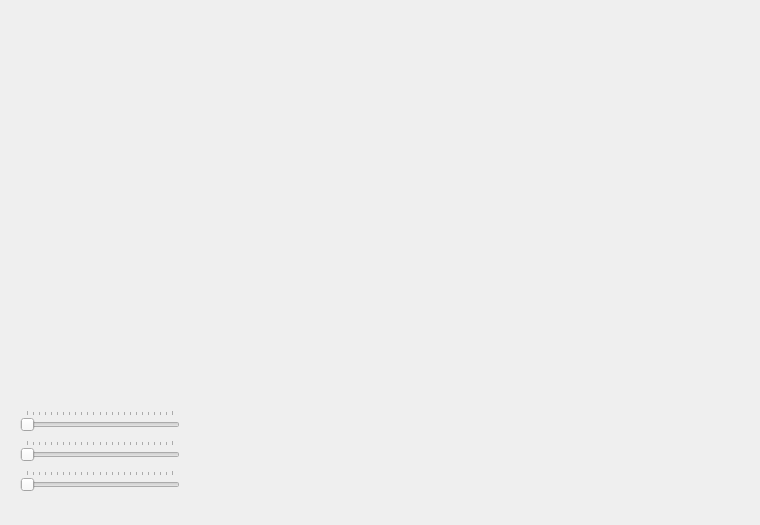
<?xml version="1.0" encoding="UTF-8"?>
<ui version="4.0">
 <class>Window</class>
 <widget class="QWidget" name="Window">
  <property name="geometry">
   <rect>
    <x>0</x>
    <y>0</y>
    <width>760</width>
    <height>525</height>
   </rect>
  </property>
  <property name="windowTitle">
   <string>Window</string>
  </property>
  <widget class="MyGLWidget" name="myGLWidget" native="true">
   <property name="geometry">
    <rect>
     <x>10</x>
     <y>20</y>
     <width>591</width>
     <height>371</height>
    </rect>
   </property>
  </widget>
  <widget class="QSlider" name="rotXSlider">
   <property name="geometry">
    <rect>
     <x>20</x>
     <y>410</y>
     <width>160</width>
     <height>22</height>
    </rect>
   </property>
   <property name="maximum">
    <number>360</number>
   </property>
   <property name="singleStep">
    <number>16</number>
   </property>
   <property name="pageStep">
    <number>15</number>
   </property>
   <property name="orientation">
    <enum>Qt::Horizontal</enum>
   </property>
   <property name="tickPosition">
    <enum>QSlider::TicksAbove</enum>
   </property>
   <property name="tickInterval">
    <number>15</number>
   </property>
  </widget>
  <widget class="QSlider" name="rotYSlider">
   <property name="geometry">
    <rect>
     <x>20</x>
     <y>440</y>
     <width>160</width>
     <height>22</height>
    </rect>
   </property>
   <property name="maximum">
    <number>360</number>
   </property>
   <property name="singleStep">
    <number>16</number>
   </property>
   <property name="pageStep">
    <number>15</number>
   </property>
   <property name="orientation">
    <enum>Qt::Horizontal</enum>
   </property>
   <property name="tickPosition">
    <enum>QSlider::TicksAbove</enum>
   </property>
   <property name="tickInterval">
    <number>15</number>
   </property>
  </widget>
  <widget class="QSlider" name="rotZSlider">
   <property name="geometry">
    <rect>
     <x>20</x>
     <y>470</y>
     <width>160</width>
     <height>22</height>
    </rect>
   </property>
   <property name="maximum">
    <number>360</number>
   </property>
   <property name="singleStep">
    <number>16</number>
   </property>
   <property name="pageStep">
    <number>15</number>
   </property>
   <property name="orientation">
    <enum>Qt::Horizontal</enum>
   </property>
   <property name="tickPosition">
    <enum>QSlider::TicksAbove</enum>
   </property>
   <property name="tickInterval">
    <number>15</number>
   </property>
  </widget>
 </widget>
 <layoutdefault spacing="6" margin="11"/>
 <customwidgets>
  <customwidget>
   <class>MyGLWidget</class>
   <extends>QWidget</extends>
   <header>myglwidget.h</header>
   <container>1</container>
  </customwidget>
 </customwidgets>
 <resources/>
 <connections/>
 <slots>
  <slot>setXRotation(int)</slot>
  <slot>setYRotation(int)</slot>
  <slot>setZRotation(int)</slot>
 </slots>
</ui>
